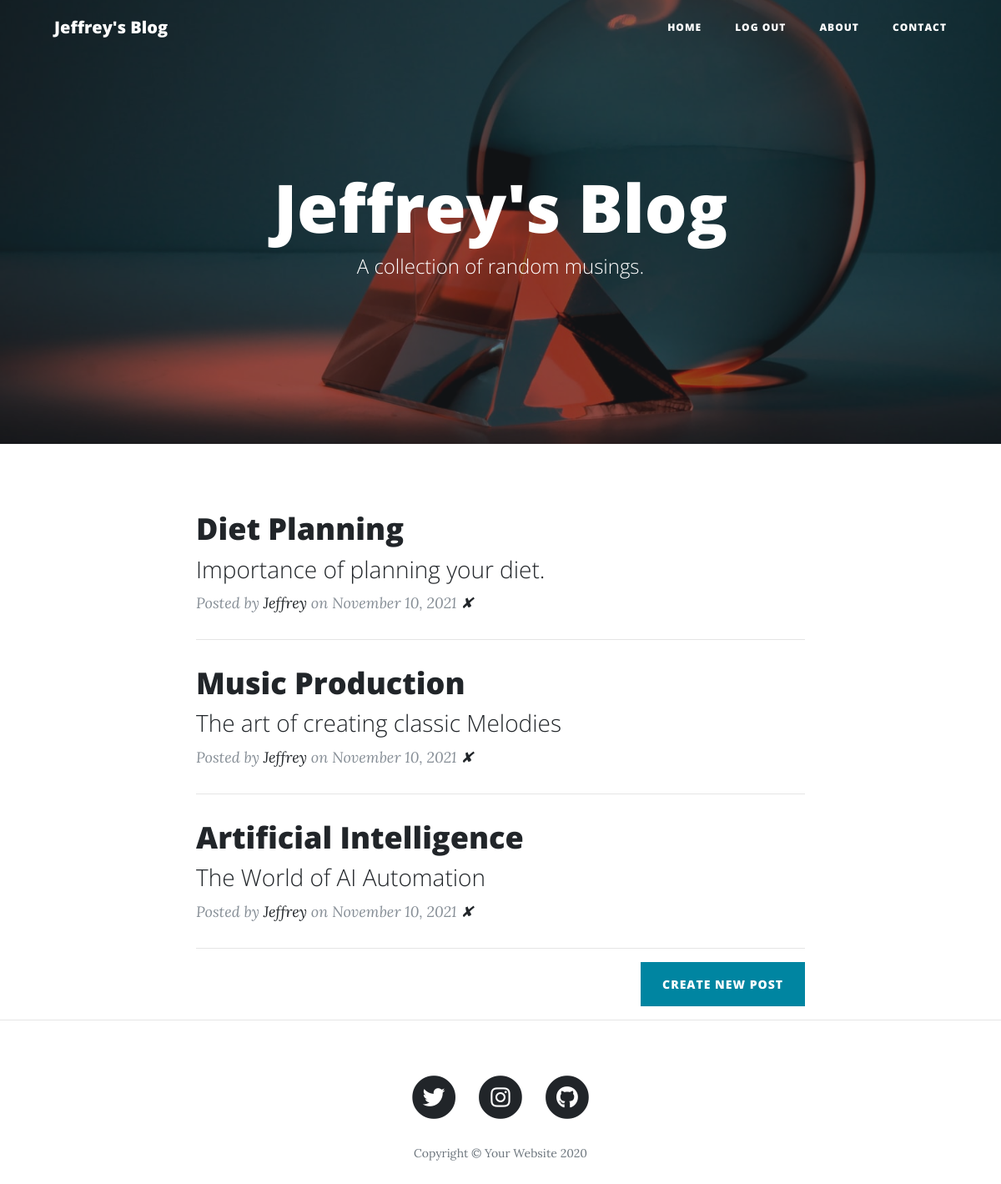
The page / (signed in) on the database its author committed.
### main.py (models this page shows)
class BlogPost(db.Model):
    __tablename__ = "blog_posts"
    id = db.Column(db.Integer, primary_key=True)
    author_id = db.Column(db.Integer, db.ForeignKey('users.id'))
    author = relationship("User", back_populates="posts")
    title = db.Column(db.String(250), unique=True, nullable=False)
    subtitle = db.Column(db.String(250), nullable=False)
    date = db.Column(db.String(250), nullable=False)
    body = db.Column(db.Text, nullable=False)
    img_url = db.Column(db.String(250), nullable=False)
    comments = relationship("Comment", back_populates="parent_post")

class User(UserMixin, db.Model):
    __tablename__ = "users"
    id = db.Column(db.Integer, primary_key=True)
    email = db.Column(db.String(250), unique=True)
    password = db.Column(db.String(250))
    name = db.Column(db.String(250))
    posts = relationship("BlogPost", back_populates="author")
    comments = relationship("Comment", back_populates="comment_author")

### main.py (the view)
@app.route('/')
def get_all_posts():
    posts = BlogPost.query.all()
    return render_template("index.html", all_posts=posts, current_user=current_user)

### main.py (called while the page is built)
@login_manager.user_loader
def load_user(user_id):
    return User.query.get(int(user_id))

### templates/index.html
{% include "header.html" %}
  <header class="masthead" style="background-image: url('static/img/smooth.jpeg')">
    <div class="overlay"></div>
    <div class="container">
      <div class="row">
        <div class="col-lg-8 col-md-10 mx-auto">
          <div class="site-heading">
            <h1>Jeffrey's Blog</h1>
            <span class="subheading">A collection of random musings.</span>
          </div>
        </div>
      </div>
    </div>
  </header>
  <div class="container">
    <div class="row">
      <div class="col-lg-8 col-md-10 mx-auto">
        {% for post in all_posts %}
        <div class="post-preview">
          <a href="{{ url_for('show_post', post_id=post.id) }}">
            <h2 class="post-title">
              {{post.title}}
            </h2>
            <h3 class="post-subtitle">
              {{post.subtitle}}
            </h3>
          </a>
          <p class="post-meta">Posted by
            <a href="#">{{ post.author.name }}</a>
            on {{post.date}}
            {% if current_user.id == 1:%}
              <a href="{{url_for('delete_post', post_id=post.id) }}">✘</a>
            {% endif %}
          </p>
        </div>
        <hr>
        {% endfor %}
        {% if current_user.id == 1:%}
        <div class="clearfix">
          <a class="btn btn-primary float-right" href="{{url_for('add_new_post')}}">Create New Post</a>
        </div>
        {% endif %}
      </div>
    </div>
  </div>
  <hr>
{% include "footer.html" %}

### rows shown on the page
BlogPost: title "Diet Planning", subtitle "Importance of planning your diet.", author.name "Jeffrey", date "November 10, 2021"
BlogPost: title "Music Production", subtitle "The art of creating classic Melodies", author.name "Jeffrey", date "November 10, 2021"
BlogPost: title "Artificial Intelligence", subtitle "The World of AI Automation", author.name "Jeffrey", date "November 10, 2021"
